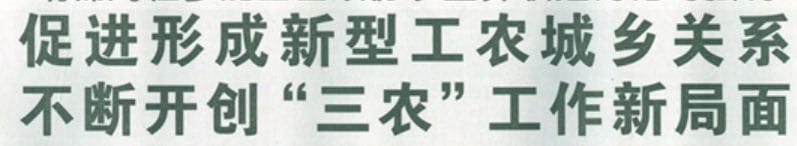
#> input picture resources/newspaper_cropped.jpg, 797 x 146 px
$ jupyter execute --allow-errors chinese_ocr.ipynb
#> lines starting #> are read from the running program, lines starting #| are printed output that depends on the picture; after the words box and inside, x2 and y2 are one past the last pixel; in counts of white or black regions, pixels touching at a corner belong together
# Chinese OCR

Imports

[cell 1]
import cv2
import numpy as np
import matplotlib.pyplot as plt
import os
import json
import time
import multiprocessing
from PIL import Image, ImageFont
from skimage.transform import resize

preprocessing

[cell 2]
def preprocess_image(image_path):
    # Read image
#> called with image_path = 'resources/newspaper_cropped.jpg'
    image = cv2.imread(image_path, 0)
#> image: shape (146, 797); min 67, max 255, mean 195.1

    # Apply binary thresholding
    _, image = cv2.threshold(image, 150, 255, cv2.THRESH_BINARY_INV)
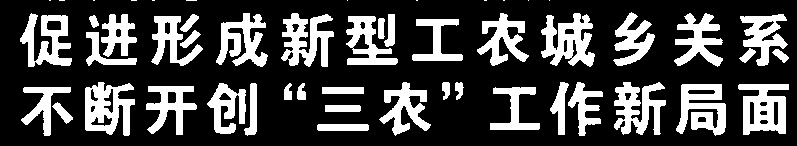
#> image: shape (146, 797); 26.9% white; 52 white regions (12 under 20 px)

    # Perform dilation and erosion to remove some noise
    kernel = np.ones((1, 1), np.uint8)
    image = cv2.morphologyEx(image, cv2.MORPH_CLOSE, kernel)
    return image

extracting characters

[cell 3]
def extract_characters(image):
    contours, _ = cv2.findContours(image, cv2.RETR_EXTERNAL, cv2.CHAIN_APPROX_SIMPLE) # cv2.RETR_EXTERNAL
#> contours = 52 contours, 12 with area under 20; largest, box (x1, y1, x2, y2) and area: (85, 82, 135, 136) 1786, (738, 84, 789, 135) 1770, (541, 13, 595, 67) 1640, (676, 84, 726, 136) 1564, (281, 13, 334, 67) 1450

    output = image.copy()
    output = cv2.cvtColor(output, cv2.COLOR_GRAY2BGR)
#> output: shape (146, 797, 3); 26.9% white; 52 white regions (12 under 20 px), largest, box (x1, y1, x2, y2) and area: (541, 13, 595, 67) 1689, (85, 82, 135, 136) 1666, (738, 84, 789, 135) 1647

    # clear output folder
    for images in os.scandir('chars/'):
        os.remove(images.path)

    for idx, contour in enumerate(contours):
        (x, y, w, h) = cv2.boundingRect(contour)

        if w > 20 and h > 20:
            idx = idx + 1

            # Draw the rectangle and segmentation
            cv2.rectangle(output, (x - 5, y - 5), (x + w + 5, y + h + 5), (0, 255, 255), 1)
            cv2.imwrite(f'chars/char_{idx}.png', image[y-1:y+h+1, x-1:x+w+1])

    plt.imshow(cv2.cvtColor(output, cv2.COLOR_BGR2RGB))
    plt.show()
